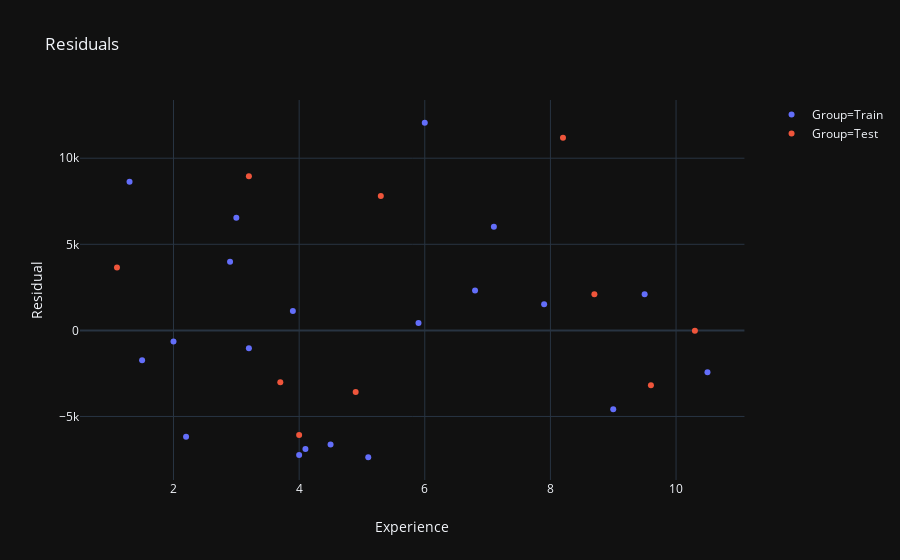

Here is the notebook cell this chart was saved with:
### Markdown cell above
Our model seems to be giving good predections for salary based on experience. Let have a quick look at the residuals

### Code cell
results['Residual'] = results['Salary'] - np.append(y_pred_train, y_pred_test).flatten()

residual_plot = px.scatter(results, x = 'Experience', y = 'Residual', color = 'Group', template='plotly_dark', title = 'Residuals').show()

### Figure 1 — Plotly figure (JSON) as saved in the notebook; plotly's stock layout.template omitted (floating-point values rounded to 4 significant figures)
{"data": [{"hoverlabel": {"namelength": 0}, "hovertemplate": "Group=Train<br>Experience=%{x}<br>Residual=%{y}", "legendgroup": "Group=Train", "marker": {"color": "#636efa", "symbol": "circle"}, "mode": "markers", "name": "Group=Train", "showlegend": true, "type": "scatter", "x": [2.2, 5.1, 2.9, 4.1, 4, 7.9, 1.3, 1.5, 9, 2, 7.1, 9.5, 5.9, 10.5, 6.8, 3.2, 3.9, 4.5, 6, 3], "xaxis": "x", "y": [-6171.0, -7368.0, 3982.0, -6890.0, -7234.0, 1512.0, 8627.0, -1732.0, -4577.0, -651.4, 6024.0, 2097.0, 425.0, -2426.0, 2317.0, -1043.0, 1132.0, -6631.0, 12060.0, 6548.0], "yaxis": "y"}, {"hoverlabel": {"namelength": 0}, "hovertemplate": "Group=Test<br>Experience=%{x}<br>Residual=%{y}", "legendgroup": "Group=Test", "marker": {"color": "#EF553B", "symbol": "circle"}, "mode": "markers", "name": "Group=Test", "showlegend": true, "type": "scatter", "x": [9.6, 4.9, 8.2, 5.3, 3.2, 3.7, 10.3, 8.7, 4, 1.1], "xaxis": "x", "y": [-3179.0, -3574.0, 11190.0, 7806.0, 8957.0, -3012.0, -21.53, 2100.0, -6071.0, 3650.0], "yaxis": "y"}], "layout": {"autosize": true, "legend": {"tracegroupgap": 0}, "title": {"text": "Residuals"}, "xaxis": {"anchor": "y", "autorange": true, "domain": [0, 0.98], "range": [0.5003, 11.1], "title": {"text": "Experience"}, "type": "linear"}, "yaxis": {"anchor": "x", "autorange": true, "domain": [0, 1], "range": [-8666.0, 13360.0], "title": {"text": "Residual"}, "type": "linear"}}}
